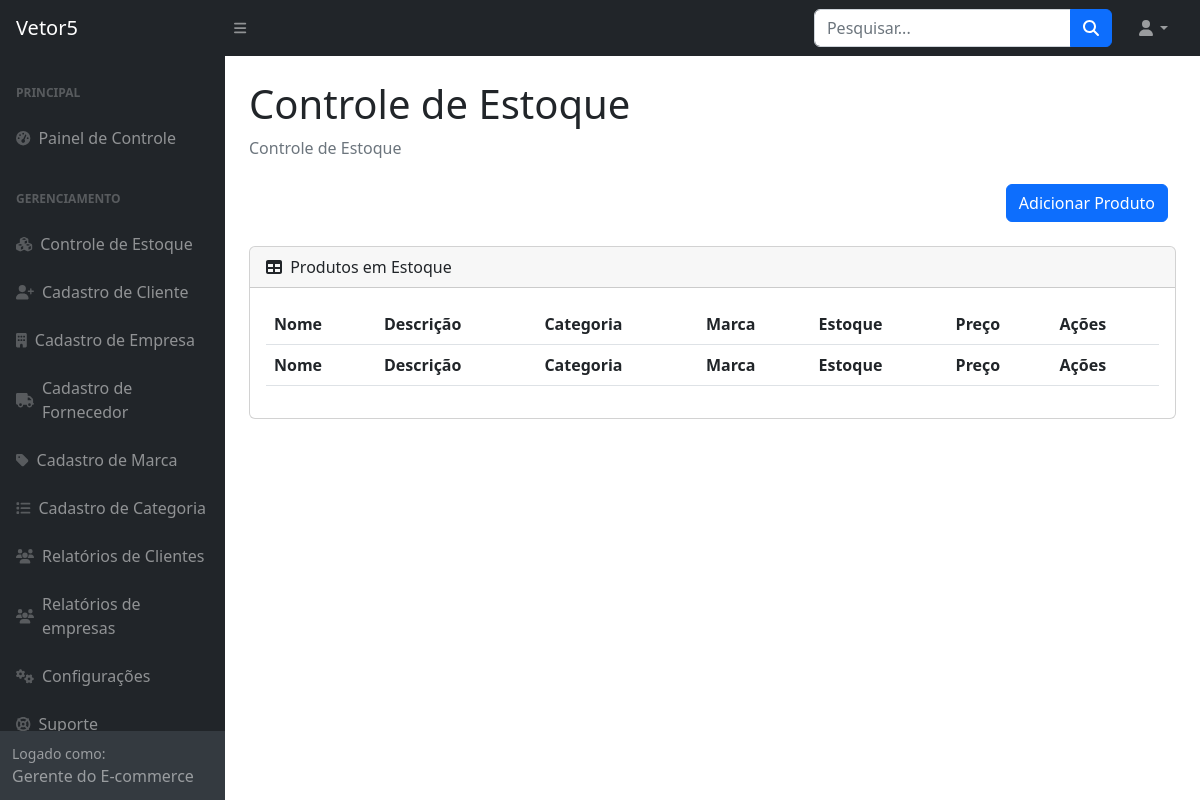
Before: /vetor5/estoque/ with the older database file.
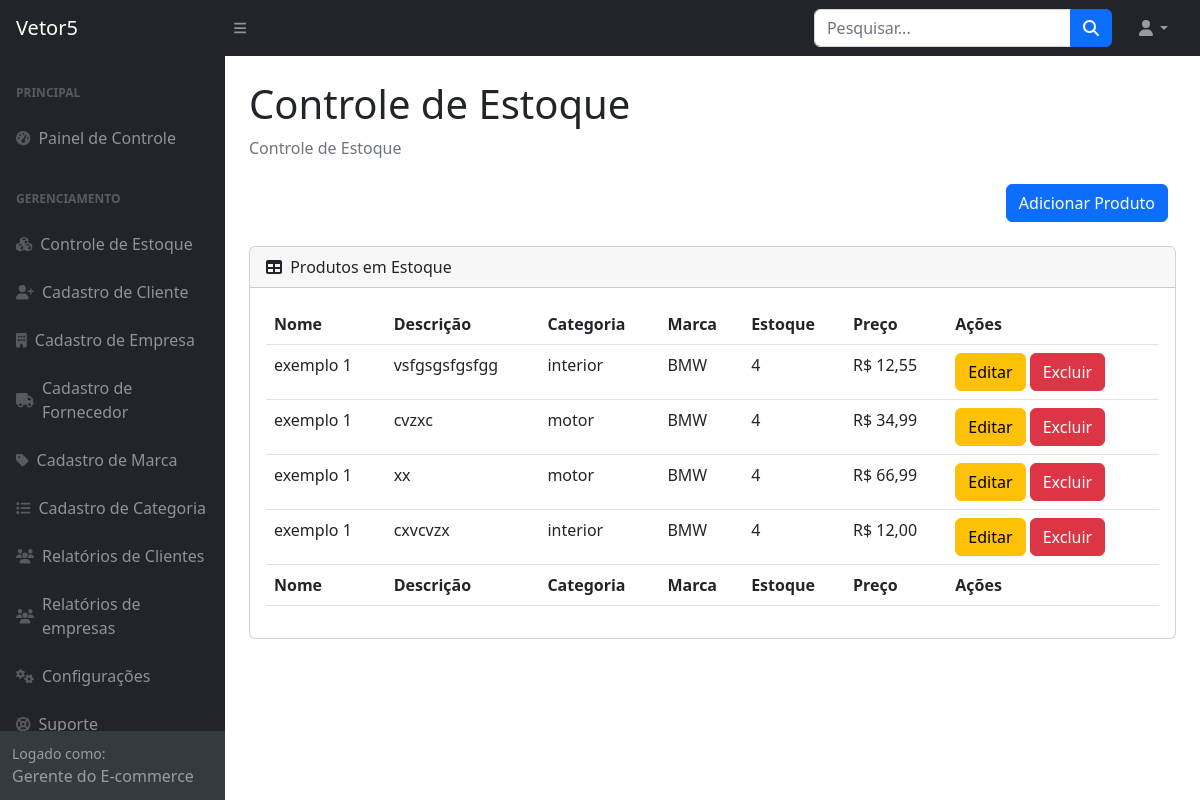
After: the same page with the newer database file.
### usuarios/models.py (models this page shows, shortened)
class Produtos(models.Model):
    nome = models.CharField(max_length=50)
    descricao = models.TextField(max_length=600)
    marca = models.ForeignKey(Marca_produto, on_delete=models.CASCADE)
    categoria = models.ForeignKey(Categoria_produto, on_delete=models.CASCADE)
    estoque = models.CharField(max_length=40)
    preco = models.FloatField()
    preco_promocional = models.FloatField()
    imagem = models.FileField(upload_to='imagem/')
    peso = models.FloatField()
    dimensao = models.CharField(max_length=50)
    compatibilidade = models.CharField(max_length=50)
    quantidade_fornecida = models.IntegerField()
    material = models.CharField(max_length=50)
    condicao = models.ForeignKey(Condicao, on_delete=models.CASCADE)
    instrucao_instalacao = models.TextField(max_length=300, blank=True)
    fornecedor = models.ForeignKey(Fornecedor, on_delete=models.CASCADE)
    garantia = models.CharField(max_length=50)
    prazo_entrega = models.CharField(max_length=50)

class Categoria_produto(models.Model):
    nome = models.CharField(max_length=40)
    def __str__(self):
        return self.nome
    class Meta:
        verbose_name_plural = "Categoria do produto"

class Marca_produto(models.Model):
    nome = models.CharField(max_length=50)
    def __str__(self):
        return self.nome
    class Meta:
        verbose_name_plural = "Marcas dos produtos"

### usuarios/views.py (the view)
# urls.py: path('estoque/', views.lista_estoque, name='lista_estoque'),
def lista_estoque(request):
    estoques = Produtos.objects.all()
    return render(request, 'estoque.html', {'estoques': estoques})

### usuarios/templates/estoque.html (shortened to what the changed rows need)
{% load static %}
<!DOCTYPE html>
<html lang="en">
    <head>
        <link href="https://cdn.jsdelivr.net/npm/simple-datatables@7.1.2/dist/style.min.css" rel="stylesheet" />
        <link href="{% static 'css/styles.css' %}" rel="stylesheet" />
    </head>
    <body class="sb-nav-fixed">
        <div id="layoutSidenav">
            <div id="layoutSidenav_content">
                <main>
                    <div class="container-fluid px-4">
                        <h1 class="mt-4">Controle de Estoque</h1>
                        <div class="card mb-4">
                            <div class="card-body">
                                <table id="datatablesSimple" class="table">
                                    <thead>
                                        <tr>
                                            <th>Nome</th>
                                            <th>Descrição</th>
                                            <th>Categoria</th>
                                            <th>Marca</th>
                                            <th>Estoque</th>
                                            <th>Preço</th>
                                            <th>Ações</th>
                                        </tr>
                                    </thead>
                                    <tfoot>
                                        <tr>
                                            <th>Nome</th>
                                            <th>Descrição</th>
                                            <th>Categoria</th>
                                            <th>Marca</th>
                                            <th>Estoque</th>
                                            <th>Preço</th>
                                            <th>Ações</th>
                                        </tr>
                                    </tfoot>
                                    <tbody>
                                        {% for produto in estoques %}
                                            <tr>
                                                <td>{{ produto.nome }}</td>
                                                <td>{{ produto.descricao }}</td>
                                                <td>{{ produto.categoria }}</td>
                                                <td>{{ produto.marca }}</td>
                                                <td>{{ produto.estoque }}</td>
                                                <td>R$ {{ produto.preco|floatformat:2 }}</td>
                                                <td>
                                                    <a href="" class="btn btn-warning">Editar</a>
                                                    <button type="button" class="btn btn-danger">Excluir</button>
                                                </td>
                                            </tr>
                                        {% endfor %}
                                    </tbody>
                                </table>
                            </div>
                        </div>
                    </div>
                </main>
            </div>
        </div>
    </body>
</html>

Changed rows visible on the page:
added Produtos: nome "exemplo 1", descricao "vsfgsgsfgsfgg", categoria "interior", marca "BMW", estoque "4", preco "12,55"
added Produtos: nome "exemplo 1", descricao "cvzxc", categoria "motor", marca "BMW", estoque "4", preco "34,99"
added Produtos: nome "exemplo 1", descricao "xx", categoria "motor", marca "BMW", estoque "4", preco "66,99"
added Produtos: nome "exemplo 1", descricao "cxvcvzx", categoria "interior", marca "BMW", estoque "4", preco "12,00"
